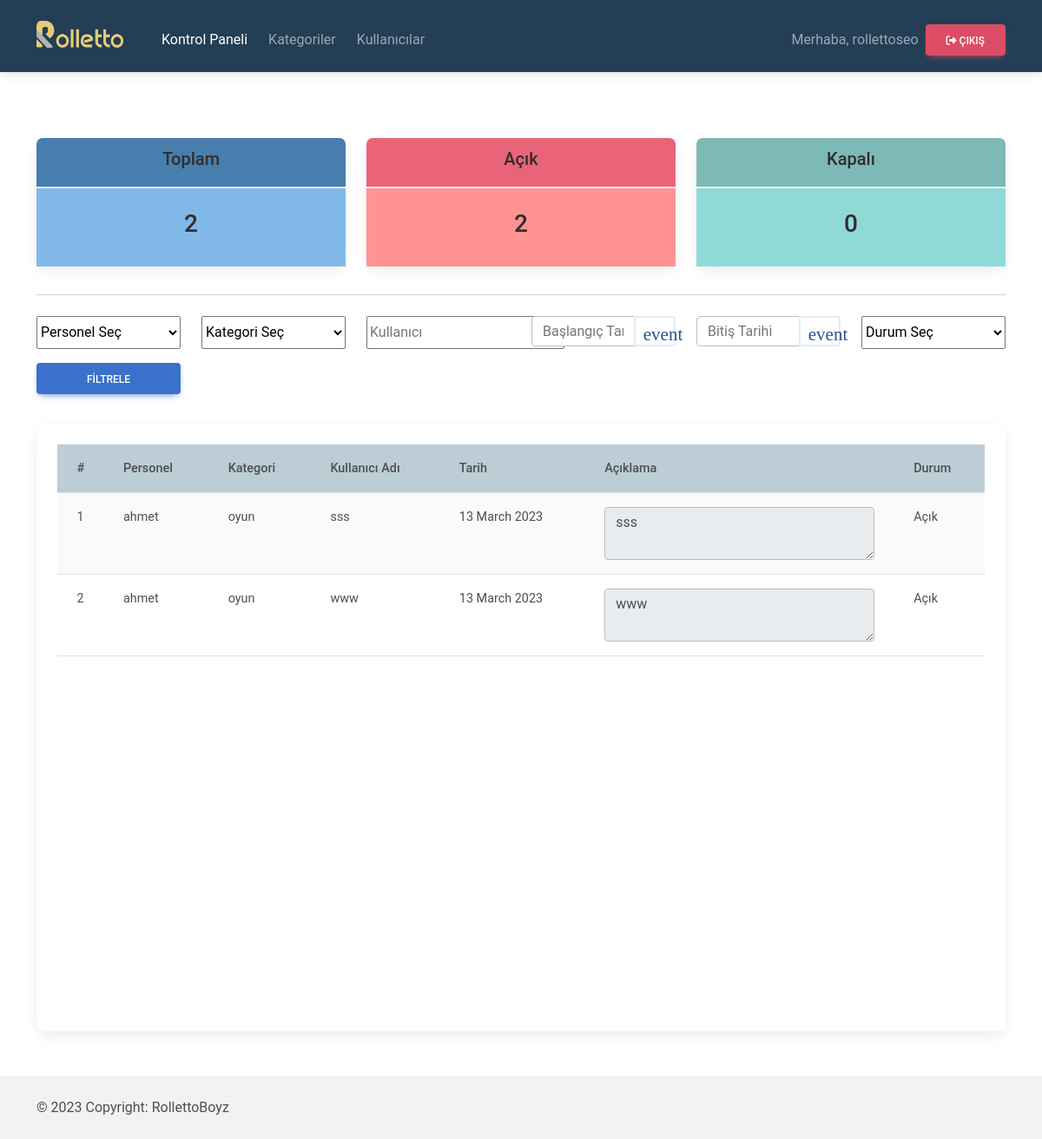
The app's page / (signed in) with its own data.
### base/models.py (models this page shows, shortened)
class Problem(models.Model):
    STATUS = (
            ('Açık', 'Açık'),
            ('Kapalı', 'Kapalı')
            )
    class Meta:
        ordering = ['-date_created']
    add_by = models.CharField(max_length=20,null=True)
    customer_name = models.CharField(max_length=20,null=True)
    category = models.ForeignKey(Category, null=True, on_delete=models.SET_NULL)
    user = models.ForeignKey(User, null=True, on_delete=models.SET_NULL)
    description = models.TextField(null=True, blank=True)
    status = models.CharField(max_length=200, null=True, choices=STATUS)
    date_created = models.DateTimeField(auto_now_add=True, null=True)

class Category(models.Model):
    name = models.CharField(max_length=200, null=True)
    def __str__(self):
        return self.name

### base/decorators.py (the view)
        def wrapper_func(request, *args, **kwargs):
            group = None
            if request.user.groups.exists():
                group = request.user.groups.all()[0].name
            if group == 'user':
                return redirect('user')
            else:
                return view_func(request, *args, **kwargs)

### base/views.py (called while the page is built)
@login_required(login_url='login')
@admin_only
def home(request):
    problems = Problem.objects.all()
    users = User.objects.all()
    total_users = users.count()
    total_problems = problems.count()
    open = problems.filter(status='Açık').count()
    close = problems.filter(status='Kapalı').count()
    problem_filter = ProblemFilter(request.GET, queryset=problems)
    problems = problem_filter.qs
    context = {'problems':problems, 'users':users, 'total_users':total_users,'total_problems':total_problems,'open':open,'close':close, 'problem_filter':problem_filter}
    return render(request, 'base/dashboard.html', context)

### base/templates/base/dashboard.html
{% extends 'base/main.html' %}
{% block content %}
<br>
<div class="container">
    <br>
    {% include 'base/status.html' %}
    <div class="row">
        <form action="" method="get">
            <div class="row">
                <div class="col-lg-2 my-2 col-md d-grid" style="height:38px">
                    {{problem_filter.form.user}}
                </div>
                <div class="col-lg-2 my-2 col-md d-grid" style="height:38px">
                    {{problem_filter.form.category}}
                </div>
                <div class="col-lg-2 my-2 col-md d-grid" style="height:38px">
                    {{problem_filter.form.customer_name}}
                </div>
                <div class="col-lg-2 my-2 col-md d-grid" style="height:38px">
                    {{problem_filter.form.start_date}}
                </div>
                <div class="col-lg-2 my-2 col-md d-grid" style="height:38px">
                    {{problem_filter.form.end_date}}
                </div>
                <div class="col-lg-2 my-2 col-md d-grid" style="height:38px">
                    {{problem_filter.form.status}}
                </div>
                <div class="col-lg-2 my-2 col-md d-grid">
                    <button class="btn btn-primary" type="submit" name="Submit">Filtrele</button>
                </div>
            </div>
        </form>
    </div>
    <br>
    <div class="row">
        <div class="col-md-12">
            <div class="card card-body" style="height: 700px">
                <div class="overflow-auto pt-0 border-0">
                    <table class="table table-striped">
                        <thead class="position-sticky top-0" style="background-color:rgb(189, 205, 214);">
                            <tr>
                                <th scope="col">#</th>
                                <th scope="col">Personel</th>
                                <th scope="col">Kategori</th>
                                <th scope="col">Kullanıcı Adı</th>
                                <th scope="col">Tarih</th>
                                <th scope="col">Açıklama</th>
                                <th scope="col">Durum</th>
                            </tr>
                        </thead>
                        <tbody>
                            {% for problem in problems %}
                                <tr>
                                    <td scope="row" style="width: 2%">{{forloop.counter}}</td>
                                    <td>{{problem.user}}</td>
                                    <td style="max-width: 300px;">{{problem.category}}</td>
                                    <td>{{problem.customer_name}}</td>
                                    <td>{{problem.date_created|date:"j F Y"}}</td>
                                    <td style="min-width: 300px;"><textarea class="form-control" id="floatingTextarea"readonly>{{problem.description}}</textarea></td>
                                    <td>{{problem.status}}</td>
                                </tr>
                            {% endfor %}
                        </tbody>
                    </table>
                </div>
            </div>
        </div>
    </div>
</div>
<br>
<br>
<footer>
    <div class="text-lg-start p-4" style="background-color: rgba(0, 0, 0, 0.05);">
        <div class="container">
            © 2023 Copyright: RollettoBoyz
        </div>
    </div>
</footer>
{% endblock %}

### base/templates/base/navbar.html (shortened to what this page needs)
{% load static %}
<nav class="navbar navbar-expand-lg navbar-dark bg-body-tertiary" style="background-color: rgb(35, 62, 85);">
    <div class="container">
        <a class="navbar-brand" href="/"><img class="img-fluid pb-1" style="width: 100px; height: 35px" src={% static "images/logo.png" %} alt="logo"></a>
        <div class="collapse navbar-collapse mt-2" id="navbarNav">
            <ul class="navbar-nav me-auto p-2 mb-lg-0">
                {% if request.user.is_staff %}
                <li class="nav-item ps-2">
                    <a class="nav-link active" aria-current="page" href={% url 'home' %}>Kontrol Paneli</a>
                </li>
                <li class="nav-item ps-2">
                    <a class="nav-link" href={% url 'category'%}>Kategoriler</a>
                </li>
                <li class="nav-item ps-2">
                    <a class="nav-link" href={% url 'alluser'%}>Kullanıcılar</a>
                </li>
                {% endif %}
            </ul>
            <span class="navbar-text p-2">
                Merhaba, {{request.user}}
            </span>
            <a class="btn btn-danger" href="{% url 'logout' %}" role="button">
                <i class="fa-solid fa-right-from-bracket"></i>
                Çıkış
            </a>
        </div>
    </div>
</nav>

### records on screen
Problem: user "ahmet", category "oyun", customer_name "sss", date_created "13 March 2023", description "sss", status "Açık"
Problem: user "ahmet", category "oyun", customer_name "www", date_created "13 March 2023", description "www", status "Açık"

### other values on screen
{{ request.user }} "rollettoseo"
{{ total_problems }} "2"
{{ open }} "2"
{{ close }} "0"
